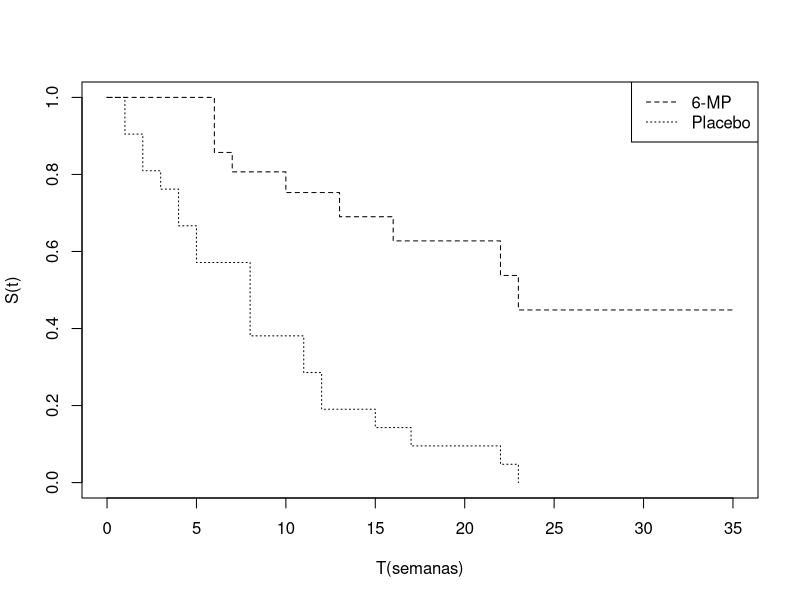
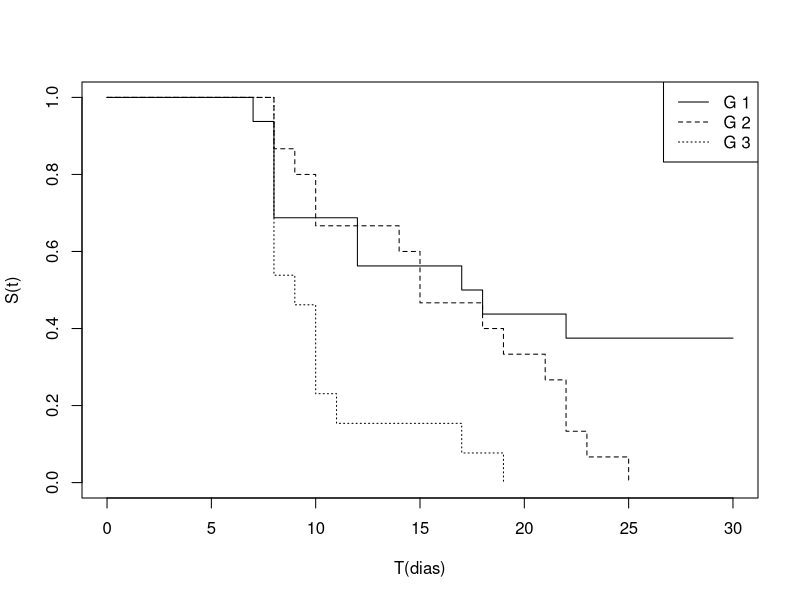
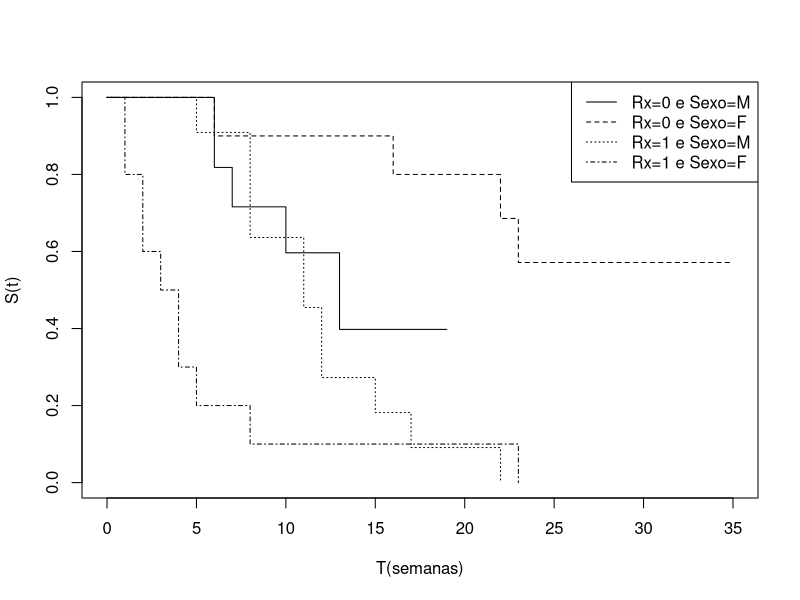

Here is the R script that generated these plots, in order:
## ---- chunk 1
#| echo: fenced
library(survival)
tempo<- c(6,6,6,6,7,9,10,10,11,13,16,17,19,20,22,23,25,32,32,34,35)
status<- c(1,1,1,0,1,0,1,0,0,1,1,0,0,0,1,1,0,0,0,0,0) 
tempo2<- c(1,1,2,2,3,4,4,5,5,8,8,8,8,11,11,12,12,15,17,22,23)
status2<- c(1,1,1,1,1,1,1,1,1,1,1,1,1,1,1,1,1,1,1,1,1) 
tempo2g <- c(tempo,tempo2)
status2g <- c(status,status2)
grupos <- c(rep(1,21),rep(2,21))
dados <- data.frame(tempos=tempo2g, status=status2g, grupos=grupos)
ajusteKM <- survfit(Surv(tempos, status) ~ grupos, data=dados)
## ---- chunk 2
#| echo: fenced
plot(ajusteKM, xlab="T(semanas)",ylab="S(t)", lty=2:3) 
legend("topright",c("6-MP","Placebo"), lty = 2:3)
## ---- chunk 3
#| echo: fenced
summary(ajusteKM)
## ---- chunk 4
#| echo: fenced
survdiff(Surv(tempos, status) ~ grupos, data=dados)
## ---- chunk 5
#| echo: fenced
# rho=0 é o teste de log-rank
survdiff(Surv(tempos, status) ~ grupos, rho=0, data=dados)
## ---- chunk 6
#| echo: fenced
# rho=1 é o teste de Peto&Peto
survdiff(Surv(tempos, status) ~ grupos, rho=1, data=dados)
## ---- chunk 7
#| echo: fenced
tempos <- c(7,8,8,8,8,12,12,17,18,22,30,30,30,30,30,30,8,8,9,
10,10,14,15,15,18,19,21,22,22,23,25,8,8,8,8,8,8,
9,10,10,10,11,17,19)
status <- c(rep(1,10), rep(0,6), rep(1,15), rep(1,13))
grupos <- c(rep(1,16), rep(2,15), rep(3,13))
dados2 <- data.frame(tempos, status, grupos)
ajusteKM2<- survfit(Surv(tempos, status) ~ grupos, data = dados2)
## ---- chunk 8
plot(ajusteKM2, xlab="T(dias)",ylab="S(t)", lty=1:3) 
legend("topright",c("G 1","G 2", "G 3"), lty = 1:3)
## ---- chunk 9
#| echo: true
survdiff(Surv(tempos, status) ~ grupos, data = dados2,  rho=0)
## ---- chunk 10
#| echo: true
survdiff(Surv(tempos, status) ~ grupos, data = subset(dados2, grupos!=3),  rho=0)
## ---- chunk 11
#| echo: true
survdiff(Surv(tempos, status) ~ grupos, data = subset(dados2, grupos!=2),  rho=0)
## ---- chunk 12
#| echo: true
survdiff(Surv(tempos, status) ~ grupos, data = subset(dados2, grupos!=1),  rho=0)
## ---- chunk 13
#| echo: fenced
library(readxl)
dados_a <- read_xlsx("anderson.xlsx", col_names=T)
ajusteKM_S <- survfit(Surv(tempo, status) ~ Rx + strata(sexo), data = dados_a)
## ---- chunk 14
plot(ajusteKM_S, xlab="T(semanas)",ylab="S(t)", lty=1:4) 
legend("topright",c("Rx=0 e Sexo=M","Rx=0 e Sexo=F", "Rx=1 e Sexo=M", "Rx=1 e Sexo=F"), lty = 1:4)
## ---- chunk 15
survdiff(Surv(tempo, status) ~ Rx, data = dados_a)
survdiff(Surv(tempo, status) ~ Rx + strata(sexo), data = dados_a)

## ---- chunk 16
summary(as.factor(dados_a$sexo))
sum(dados_a$sexo==0 & dados_a$Rx==0)
sum(dados_a$sexo==1 & dados_a$Rx==0)
sum(dados_a$sexo==0 & dados_a$Rx==1)
sum(dados_a$sexo==1 & dados_a$Rx==1)
